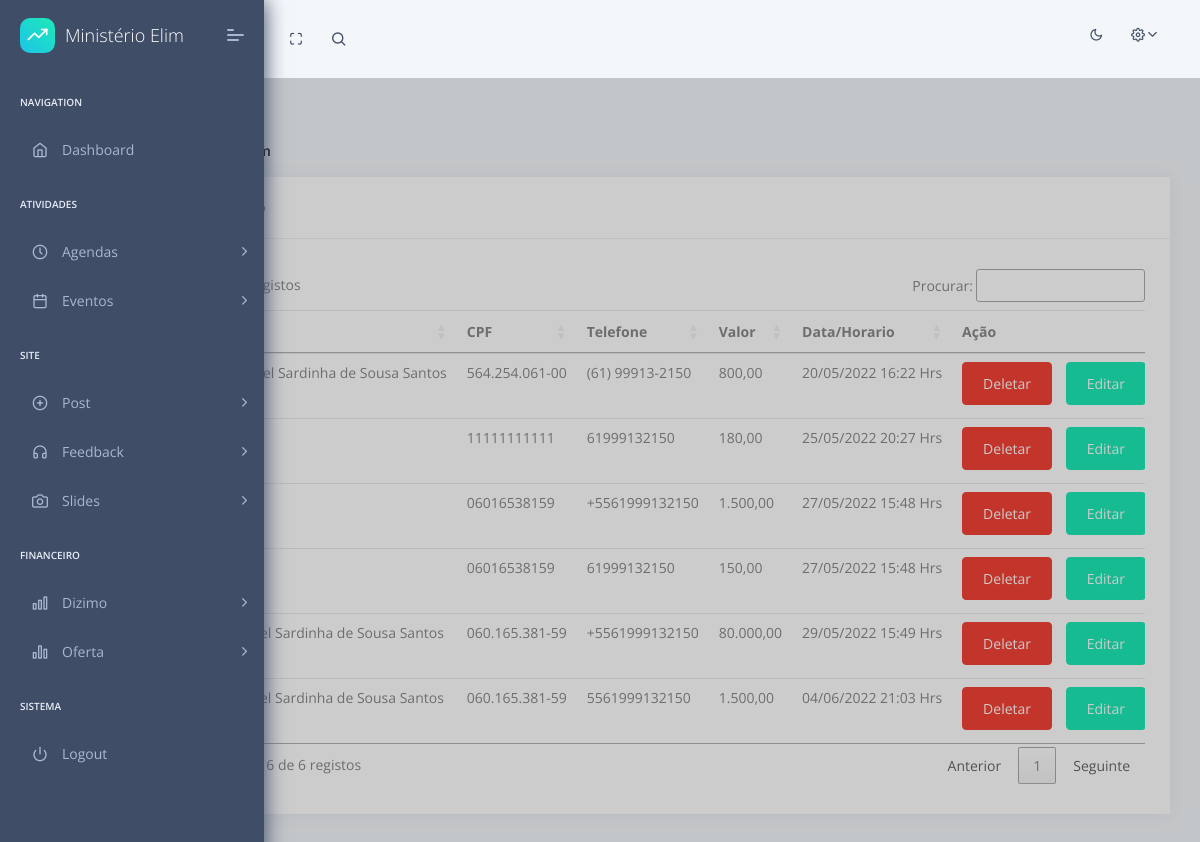
Before: /dashboard/pages/listar-dizimo/ (signed in) with the older database file.
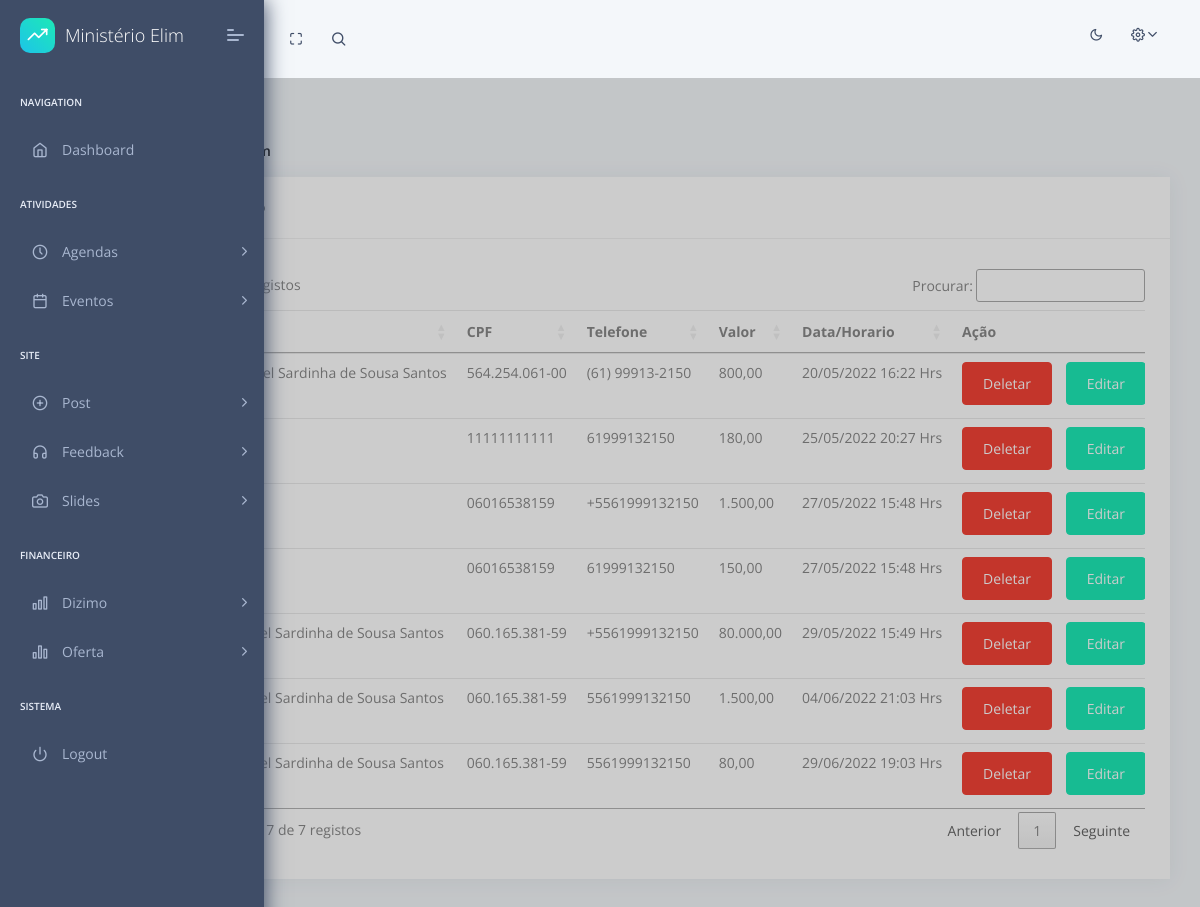
After: the same page with the newer database file.
### core/models.py (models this page shows, shortened)
class Dizimo(models.Model):
    id = models.AutoField(primary_key=True,unique=True)
    name = models.CharField(max_length=120)
    cpf = models.CharField(max_length=15)
    tel = models.CharField(max_length=15)
    value = models.FloatField()
    data = models.DateTimeField(auto_now_add=True)
    def get_data_formatado(self):
        return self.data.strftime('%d/%m/%Y %H:%M Hrs')
    def get_value_formatado(self):
        valorReal = f'{self.value:_.2f}'
        valorReal = valorReal.replace('.',',').replace('_','.')
        return valorReal

### dashboard/home/pages/views.py (the view)
# urls.py: path('pages/listar-dizimo/', Pages.listarDizimo),
    @login_required(login_url="/dashboard/login/")
    def listarDizimo(req):
        if req.method == 'GET':
            user = req.user
            admin = user.is_superuser
            dizimo = Dizimo.objects.all()
            context = {
                'dizimo': dizimo,
                'username':user,
                'admin':admin
            }
            return render(req,'home/dizimo/listar-dizimo.html',context)

### templates/home/dizimo/listar-dizimo.html (shortened to what this page needs)
{% extends "layouts/base.html" %}
{% block stylesheets %}
    <link rel="stylesheet" type="text/css" href="https://cdn.datatables.net/1.12.1/css/jquery.dataTables.css">
{% endblock stylesheets %}
{% block content %}
<div class="pcoded-content">
    <div class="pcoded-inner-content">
        <div class="page-header">
            <div class="page-block">
                <div class="row align-items-center">
                    <div class="col-md-12">
                        <div class="page-header-title">
                            <h5 class="m-b-10">Listagem Dizimo</h5>
                        </div>
                        <ul class="breadcrumb">
                            <li class="breadcrumb-item"><a href="/dashboard/"></a></li>
                            <li class="breadcrumb-item"><a href="#!">tabelas</a></li>
                            <li class="breadcrumb-item"><a href="javascript:">listagem</a></li>
                        </ul>
                    </div>
                </div>
            </div>
        </div>
        <div class="main-body">
            <div class="page-wrapper">
                <div class="row">
                    <div class="col-xl-12">
                        <div class="card">
                            <div class="card-header">
                                <h5>Listagem Dizimo</h5>
                            </div>
                            <div class="card-block table-border-style">
                                <div class="table-responsive">
                                    <table class="table table-hover" id="TableDT">
                                        <form id="form" method="post"> {% csrf_token %}
                                            <thead>
                                                <tr>
                                                    <th>#</th>
                                                    <th>Nome</th>
                                                    <th>CPF</th>
                                                    <th>Telefone</th>
                                                    <th>Valor</th>
                                                    <th>Data/Horario</th>
                                                    <th>Ação</th>
                                                </tr>
                                            </thead>
                                            <tbody>
                                                {% for dz in dizimo %}
                                                <tr>
                                                    <th scope="row" id="teste">{{ dz.id }}</th>
                                                    <td>{{ dz.name }}</td>
                                                    <td>{{ dz.cpf }}</td>
                                                    <td>{{ dz.tel }}</td>
                                                    <td>{{ dz.get_value_formatado }}</td>
                                                    <td>{{ dz.get_data_formatado }}</td>
                                                    <td>
                                                        <a href="/dashboard/deletar/dizimo/{{dz.id}}" type="submit" class="btn btn-danger"  >Deletar</a>
                                                        <a href="/dashboard/pages/editar-dizimo/{{dz.id}}" type="submit" class="btn btn-success"  >Editar</a>
                                                    </td>
                                                </tr>
                                                {% endfor %}
                                            </tbody>
                                        </form>
                                    </table>
                                </div>
                            </div>
                        </div>
                    </div>
                </div>
            </div>
        </div>
    </div>
</div>
{% endblock content %}

Changed rows visible on the page:
added Dizimo: name "Paulo Abdiel Sardinha de Sousa Santos", cpf "060.165.381-59", tel "5561999132150", get_value_formatado "80,00", get_data_formatado "29/06/2022 19:03 Hrs"
Other visible differences:
text written by a page script: "registos Procurar: Mostrando de 1 até 6 de 6 registos Anterior 1 Seguinte" → "registos Procurar: Mostrando de 1 até 7 de 7 registos Anterior 1 Seguinte"
